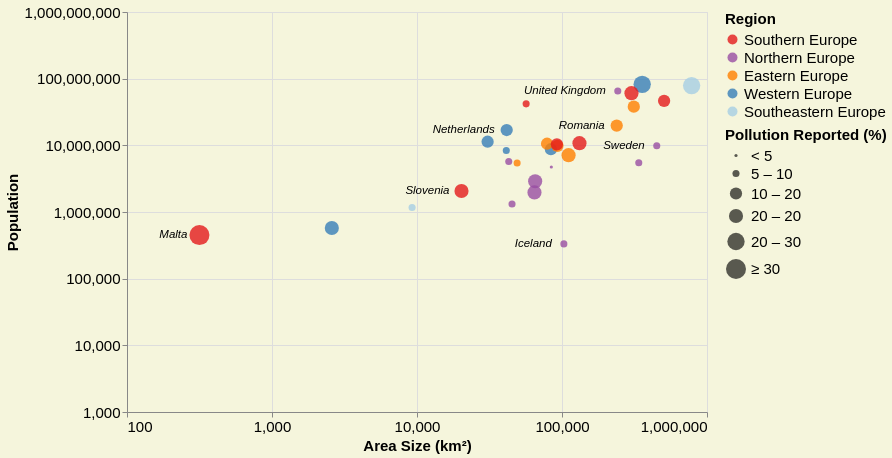

The specification (Vega-Lite) saved for this image:
### Vega-Lite specification from a JSON file in a GitHub repository (floating-point values rounded to 4 significant figures)
{"$schema": "https://vega.github.io/schema/vega-lite/v4.json", "width": 580, "height": 400, "background": "#f5f5dc", "data": {"values": [{"country": "Austria", "Area Size (km²)": 83879, "Population": 8736668, "PercentageofreportedPollution": 10.7, "Region": "Western Europe", "LifeExpectancy": 81.8, "avg_high_temp": 54.2, "avg_low_temp": 37.4, "avg_precipitation": 39.3}, {"country": "Belgium", "Area Size (km²)": 30689, "Population": 11331422, "PercentageofreportedPollution": 13.2, "Region": "Western Europe", "LifeExpectancy": 81.5, "avg_high_temp": 55.5, "avg_low_temp": 42, "avg_precipitation": 33.1}, {"country": "Bulgaria", "Area Size (km²)": 110994, "Population": 7127822, "PercentageofreportedPollution": 15.1, "Region": "Eastern Europe", "LifeExpectancy": 74.9, "avg_high_temp": 59.3, "avg_low_temp": 43.4, "avg_precipitation": 24.7}, {"country": "Switzerland", "Area Size (km²)": 41285, "Population": 8373338, "PercentageofreportedPollution": 8.9, "Region": "Western Europe", "LifeExpectancy": 83.7, "avg_high_temp": 62.3, "avg_low_temp": 48, "avg_precipitation": 41.1}, {"country": "Cyprus", "Area Size (km²)": 9251, "Population": 1170187, "PercentageofreportedPollution": 9.2, "Region": "Southeastern Europe", "LifeExpectancy": 82.7, "avg_high_temp": 75.1, "avg_low_temp": 57.5, "avg_precipitation": 15.4}, {"country": "Czechia", "Area Size (km²)": 78866, "Population": 10566332, "PercentageofreportedPollution": 13.5, "Region": "Eastern Europe", "LifeExpectancy": 79.1, "avg_high_temp": 51.4, "avg_low_temp": 37.3, "avg_precipitation": 27.4}, {"country": "Germany", "Area Size (km²)": 357386, "Population": 82348669, "PercentageofreportedPollution": 23.2, "Region": "Western Europe", "LifeExpectancy": 81, "avg_high_temp": 51.4, "avg_low_temp": 41.6, "avg_precipitation": 23.9}, {"country": "Denmark", "Area Size (km²)": 42933, "Population": 5728010, "PercentageofreportedPollution": 6.8, "Region": "Northern Europe", "LifeExpectancy": 80.9, "avg_high_temp": 48.4, "avg_low_temp": 35.9, "avg_precipitation": 25.6}, {"country": "Estonia", "Area Size (km²)": 45227, "Population": 1315790, "PercentageofreportedPollution": 9.9, "Region": "Northern Europe", "LifeExpectancy": 78, "avg_high_temp": 43.9, "avg_low_temp": 31.3, "avg_precipitation": 21.9}, {"country": "Greece", "Area Size (km²)": 131957, "Population": 10775971, "PercentageofreportedPollution": 19.6, "Region": "Southern Europe", "LifeExpectancy": 81.5, "avg_high_temp": 60.5, "avg_low_temp": 45.6, "avg_precipitation": 30.7}, {"country": "Spain", "Area Size (km²)": 505990, "Population": 46440000, "PercentageofreportedPollution": 10.1, "Region": "Southern Europe", "LifeExpectancy": 83.5, "avg_high_temp": 54, "avg_low_temp": 40.5, "avg_precipitation": 29.4}, {"country": "Finland", "Area Size (km²)": 338440, "Population": 5487000, "PercentageofreportedPollution": 7.2, "Region": "Northern Europe", "LifeExpectancy": 81.5, "avg_high_temp": 70.1, "avg_low_temp": 53.9, "avg_precipitation": 25.3}, {"country": "Croatia", "Area Size (km²)": 56594, "Population": 41910000, "PercentageofreportedPollution": 7, "Region": "Southern Europe", "LifeExpectancy": 78.2, "avg_high_temp": 43.1, "avg_low_temp": 34.2, "avg_precipitation": 38.1}, {"country": "Hungary", "Area Size (km²)": 93030, "Population": 9830000, "PercentageofreportedPollution": 12.8, "Region": "Eastern Europe", "LifeExpectancy": 76.2, "avg_high_temp": 55.2, "avg_low_temp": 44, "avg_precipitation": 40.8}, {"country": "Ireland", "Area Size (km²)": 84421, "Population": 4726000, "PercentageofreportedPollution": 4.6, "Region": "Northern Europe", "LifeExpectancy": 81.8, "avg_high_temp": 63.8, "avg_low_temp": 49.1, "avg_precipitation": 30.4}, {"country": "Iceland", "Area Size (km²)": 103000, "Population": 332529, "PercentageofreportedPollution": 7.9, "Region": "Northern Europe", "LifeExpectancy": 82.2, "avg_high_temp": 48.8, "avg_low_temp": 38.2, "avg_precipitation": 23.2}, {"country": "Italy", "Area Size (km²)": 301338, "Population": 60670000, "PercentageofreportedPollution": 15.1, "Region": "Southern Europe", "LifeExpectancy": 83.4, "avg_high_temp": 49.6, "avg_low_temp": 36.9, "avg_precipitation": 26.3}, {"country": "Lithuania", "Area Size (km²)": 65300, "Population": 2889000, "PercentageofreportedPollution": 15.6, "Region": "Northern Europe", "LifeExpectancy": 74.9, "avg_high_temp": 54.6, "avg_low_temp": 41.2, "avg_precipitation": 32.4}, {"country": "Luxembourg", "Area Size (km²)": 2586, "Population": 576249, "PercentageofreportedPollution": 16.1, "Region": "Western Europe", "LifeExpectancy": 82.7, "avg_high_temp": 72.3, "avg_low_temp": 59.1, "avg_precipitation": 22}, {"country": "Latvia", "Area Size (km²)": 64589, "Population": 1969000, "PercentageofreportedPollution": 17.2, "Region": "Northern Europe", "LifeExpectancy": 74.9, "avg_high_temp": 55.1, "avg_low_temp": 43.7, "avg_precipitation": 29.7}, {"country": "Malta", "Area Size (km²)": 316, "Population": 450415, "PercentageofreportedPollution": 30.2, "Region": "Southern Europe", "LifeExpectancy": 82.6, "avg_high_temp": 44.1, "avg_low_temp": 33.8, "avg_precipitation": 44.2}, {"country": "Netherlands", "Area Size (km²)": 41543, "Population": 16980000, "PercentageofreportedPollution": 13.2, "Region": "Western Europe", "LifeExpectancy": 81.7, "avg_high_temp": 56.2, "avg_low_temp": 33.8, "avg_precipitation": 24.6}, {"country": "Poland", "Area Size (km²)": 312679, "Population": 37970000, "PercentageofreportedPollution": 11.4, "Region": "Eastern Europe", "LifeExpectancy": 78, "avg_high_temp": 57.1, "avg_low_temp": 41.1, "avg_precipitation": 24.7}, {"country": "Portugal", "Area Size (km²)": 92212, "Population": 10340000, "PercentageofreportedPollution": 13.1, "Region": "Southern Europe", "LifeExpectancy": 81.3, "avg_high_temp": 53, "avg_low_temp": 36, "avg_precipitation": 26.2}, {"country": "Romania", "Area Size (km²)": 238397, "Population": 19760000, "PercentageofreportedPollution": 14.5, "Region": "Eastern Europe", "LifeExpectancy": 75.3, "avg_high_temp": 53.8, "avg_low_temp": 38.7, "avg_precipitation": 49.1}, {"country": "Sweden", "Area Size (km²)": 450295, "Population": 9851000, "PercentageofreportedPollution": 6.3, "Region": "Northern Europe", "LifeExpectancy": 82.4, "avg_high_temp": 69.3, "avg_low_temp": 52.3, "avg_precipitation": 21.7}, {"country": "Slovenia", "Area Size (km²)": 20271, "Population": 2064000, "PercentageofreportedPollution": 15.9, "Region": "Southern Europe", "LifeExpectancy": 81.2, "avg_high_temp": 46.7, "avg_low_temp": 33.6, "avg_precipitation": 22.6}, {"country": "Slovakia", "Area Size (km²)": 49035, "Population": 5426000, "PercentageofreportedPollution": 9.3, "Region": "Eastern Europe", "LifeExpectancy": 77.3, "avg_high_temp": 50.8, "avg_low_temp": 35.8, "avg_precipitation": 46.7}, {"country": "Turkey", "Area Size (km²)": 783562, "Population": 78740000, "PercentageofreportedPollution": 24.5, "Region": "Southeastern Europe", "LifeExpectancy": 78.1, "avg_high_temp": 63.9, "avg_low_temp": 44.6, "avg_precipitation": 25.7}, {"country": "United Kingdom", "Area Size (km²)": 242495, "Population": 65380000, "PercentageofreportedPollution": 9, "Region": "Northern Europe", "LifeExpectancy": 81.2, "avg_high_temp": 55.3, "avg_low_temp": 42.9, "avg_precipitation": 29.7}]}, "params": [{"name": "Population_Above", "value": 0, "bind": {"input": "range", "min": 0, "max": 30, "step": 5, "name": "Pollution (%): "}}, {"name": "Continent_selection", "bind": {"input": "select", "options": [null, "Southern Europe", "Northern Europe", "Eastern Europe", "Western Europe", "Southeastern Europe"], "labels": ["Show All", "Southern Europe", "Northern Europe", "Eastern Europe", "Western Europe", "Southeastern Europe"], "name": "Region Selection: "}}], "transform": [{"filter": "Continent_selection == null || datum.Region == Continent_selection"}, {"filter": "datum.PercentageofreportedPollution > Population_Above"}], "encoding": {"x": {"field": "Area Size (km²)", "type": "quantitative", "axis": {"tickCount": 4, "labelFontSize": 15, "titleFontSize": 15}, "scale": {"type": "log", "domain": [100, 1000000]}}, "y": {"field": "Population", "type": "quantitative", "axis": {"tickCount": 6, "labelFontSize": 15, "titleFontSize": 15}, "scale": {"type": "log", "domain": [1000, 1000000000]}}}, "layer": [{"selection": {"continent_highlight": {"type": "multi", "fields": ["Region"], "bind": "legend"}}, "mark": "circle", "encoding": {"x": {"field": "Area Size (km²)", "type": "quantitative", "axis": {"tickCount": 4, "labelFontSize": 15, "titleFontSize": 15}, "scale": {"type": "log", "domain": [100, 1000000]}}, "y": {"field": "Population", "type": "quantitative", "axis": {"tickCount": 6, "labelFontSize": 15, "titleFontSize": 15}, "scale": {"type": "log", "domain": [1000, 1000000000]}}, "color": {"legend": {"title": "Region", "titleFontSize": 15, "labelFontSize": 15}, "field": "Region", "type": "nominal", "scale": {"domain": ["Southern Europe", "Northern Europe", "Eastern Europe", "Western Europe", "Southeastern Europe"], "range": ["#e41a1c", "#984ea3", "#ff7f00", "#377eb8", "#a6cee3"]}}, "opacity": {"condition": {"selection": "continent_highlight", "value": 0.8}, "value": 0.2}, "size": {"field": "PercentageofreportedPollution", "type": "quantitative", "scale": {"type": "threshold", "domain": [5, 10, 15, 20, 30], "range": [10, 50, 150, 200, 300, 400]}, "legend": {"format": ".1s", "title": "Pollution Reported (%)", "titleFontSize": 15, "labelFontSize": 15}}, "tooltip": [{"field": "country", "type": "nominal", "title": "Country"}, {"field": "Population", "type": "quantitative", "format": ","}, {"field": "LifeExpectancy", "type": "quantitative", "title": "Life Expectancy", "format": ","}, {"field": "PercentageofreportedPollution", "type": "quantitative", "title": " Pollution Reported(%)", "format": ","}, {"field": "avg_high_temp", "type": "quantitative", "title": "Average High Temperature(°C)", "format": ".2f"}, {"field": "avg_low_temp", "type": "quantitative", "title": "Average Low Temperature(°C)", "format": ".2f"}]}}, {"mark": {"type": "text", "align": "right", "baseline": "middle", "dx": -12, "fontSize": 11.5, "fontStyle": "italic"}, "encoding": {"text": {"field": "country", "type": "nominal"}, "color": {"value": "black"}, "opacity": {"condition": {"test": "datum['country'] == 'Slovenia' || datum['country'] == 'Sweden' || datum['country'] == 'Romania' || datum['country'] == 'United Kingdom' || datum['country'] == 'Netherlands' || datum['country'] == 'Malta' ||  datum['country'] == 'Iceland'", "value": 1}, "value": 0}}}], "config": {}}
